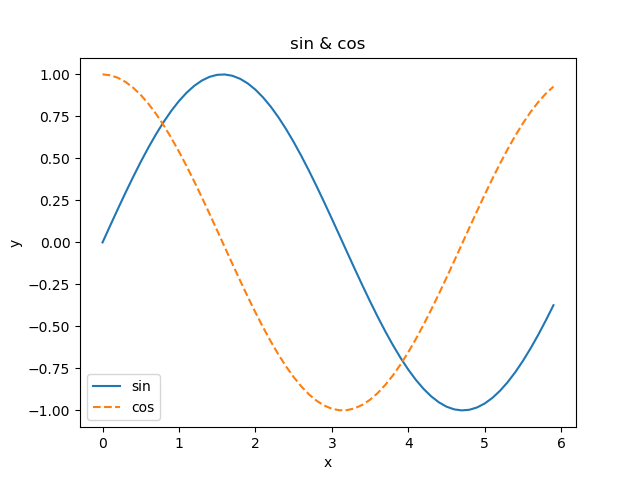

The script that saved this image:
import numpy as np
import matplotlib.pyplot as plt

x = np.arange(0, 6, 0.1)
y1 = np.sin(x)
y2 = np.cos(x)

plt.plot(x, y1, label = "sin")
plt.plot(x, y2, linestyle = "--", label = "cos")
plt.xlabel("x")
plt.ylabel("y")
plt.title('sin & cos')
plt.legend()
plt.savefig('./sincos.png')
plt.show()